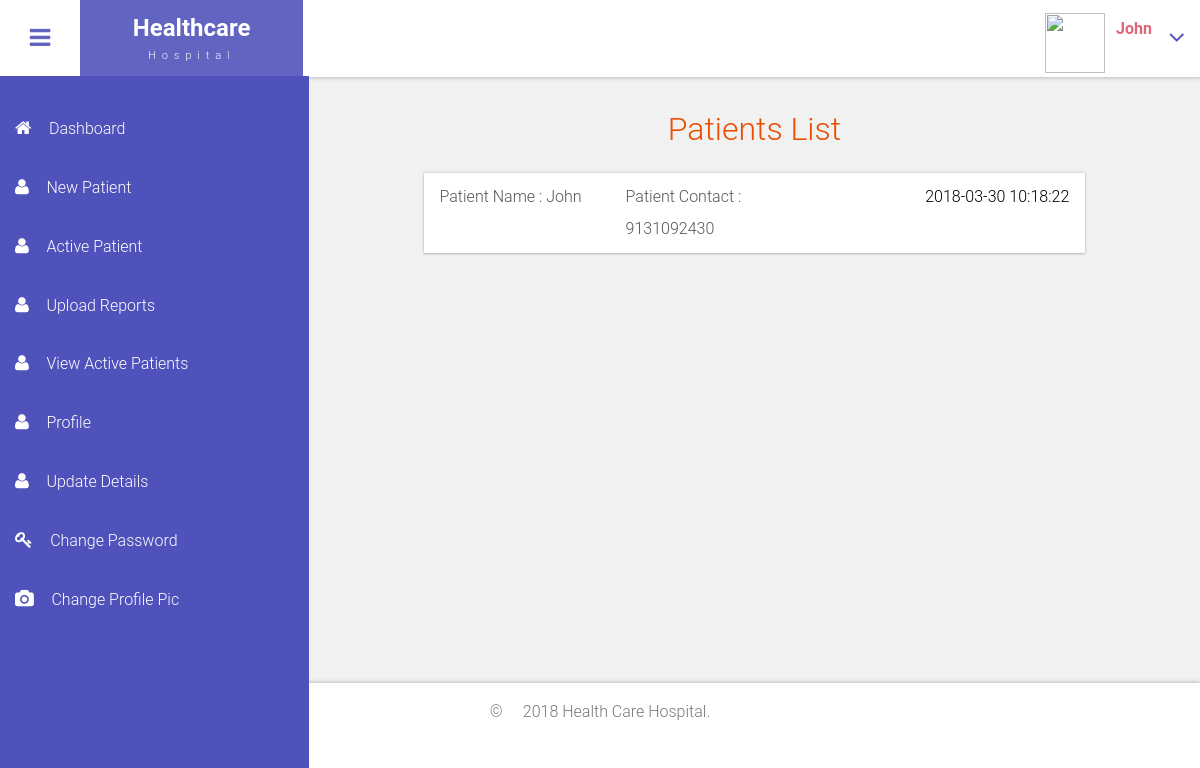
Screenshot of /doctor/view_active_patients.php (signed in) with the database file from the repository.
### tables this page shows
CREATE TABLE `patients` (
  `patientid` int(3) NOT NULL,
  `userid` int(3) NOT NULL,
  `doctorid` int(11) NOT NULL,
  `symptoms` varchar(200) NOT NULL,
  `medicine` text NOT NULL,
  `date` datetime NOT NULL,
  `amount` float NOT NULL
);

CREATE TABLE `user` (
  `userid` int(11) NOT NULL,
  `name` varchar(150) NOT NULL,
  `password` varchar(34) NOT NULL,
  `email` varchar(150) NOT NULL,
  `status` int(1) NOT NULL DEFAULT '1',
  `resetcode` varchar(34) NOT NULL
);

CREATE TABLE `patient_information` (
  `student_id` int(3) NOT NULL,
  `gender` varchar(6) NOT NULL,
  `date_of_birth` date NOT NULL,
  `contact_no` varchar(20) NOT NULL,
  `address` text NOT NULL,
  `description` text NOT NULL,
  `image` varchar(40) NOT NULL DEFAULT 'myuser.png',
  `last_login_date` datetime NOT NULL,
  `registration_date` date NOT NULL
);

### doctor/db/db_config.php (called while the page is built, shortened)
<?php
	$cid = mysqli_connect("localhost","root","","hospital");
	function select($query)
	{
		global $cid;
		$res = mysqli_query($cid,$query);
		return $res;
	}
?>

### doctor/view_active_patients.php (the view, shortened to what this page needs)
<!DOCTYPE HTML>
<html>
	<head>
		<?php include_once"head_files.php";?>
		<link href='css/rotating-card.css' rel='stylesheet' />
	</head>
	<body class="cbp-spmenu-push">
		<div class="main-content">
			<?php include_once"sidebar.php";?>
			<?php include_once"header.php";?>
			<div id="page-wrapper">
				<div class="main-page" style="min-height: 531px;">
					<h3 class="title1">Patients List</h3>
					<div class="inbox-page">
						<?php
							$query = "SELECT patients.*,user.*,patient_information.* FROM patients INNER JOIN user on patients.userid = user.userid left join patient_information on user.userid = patient_information.student_id where patients.doctorid='".$_SESSION['doctorid']."' group by patients.userid ";
							$res = select($query);
							if(mysqli_num_rows($res)>0)
							{
								$i=1;
								while($row = mysqli_fetch_array($res)){
									extract($row);
								?>
								<div class="inbox-row widget-shadow" id="accordion<?=$i?>" role="tablist" aria-multiselectable="true">
									<a role="button" data-toggle="collapse" data-parent="#accordion" href="#collapse<?=$i?>" aria-expanded="true" aria-controls="collapse<?=$i?>">
										<div class="mail mail-name"><h6>Patient Name : <?=$name?></h6></div>
										<div class="mail mail-name"><h6>Patient Contact : <?=$contact_no?></h6></div>
										<div class="mail-right"><p><?=$date?></p></div>
										<div class="clearfix"> </div>
									</a>
															<?php if(!empty($date_of_birth)){ ?>
																	<th scope="row">Date Of Birth</th> <td><?php echo date('d-m-Y', strtotime($date_of_birth));
																		$date = explode("-",$date_of_birth);
																	?></td>
															<?php } ?>
								</div>
								<?php
								$i++; }
							}
							else
							{ ?>
								<h4 class="text-center">No Active Patients Available </h4>
							<?php }
						?>
					</div>
				</div>
			</div>
			<?php include_once"footer.php";?>
		</div>
	</body>
</html>

### doctor/css/style.css (style rules this page uses)
h4, h5, h6, h1, h2, h3 { margin: 0; }
p { margin: 0; }
html, body { font-family: 'Roboto Condensed', sans-serif; font-size: 100%; overflow-x: hidden; background: #fff; }
body a { transition: 0.5s all ease; -webkit-transition: 0.5s all ease; -moz-transition: 0.5s all ease; -o-transition: 0.5s all ease; -ms-transition: 0.5s all ease; text-decoration:none; }
h1,h2,h3,h4,h5,h6 { margin:0; }
p { margin:0; }
.main-content { position: relative; }
.cbp-spmenu-push { overflow-x: hidden; position: relative; }
.cbp-spmenu, .cbp-spmenu-push { -webkit-transition: all 0.3s ease; -moz-transition: all 0.3s ease; transition: all 0.3s ease; }
.cbp-spmenu-push div#page-wrapper { margin: 0 0 0 19.3em; transition:.5s all; -webkit-transition:.5s all; -moz-transition:.5s all; }
.widget-shadow { background-color: #fff; box-shadow: 0 -1px 3px rgba(0,0,0,.12),0 1px 2px rgba(0,0,0,.24); -webkit-box-shadow: 0 -1px 3px rgba(0,0,0,.12),0 1px 2px rgba(0,0,0,.24); -moz-box-shadow: 0 -1px 3px rgba(0,0,0,.12),0 1px 2px rgba(0,0,0,.24); }
h3.title1 { text-align:center; font-size: 2em; color: #e94e02; margin-bottom: 0.8em; }
.inbox-page { width: 80%; margin: 0 auto; }
.inbox-row { padding: 0.5em 1em; }
.mail { float: left; margin-right: 1em; }
.mail.mail-name { width: 27%; }
.mail-right { float: right; margin-left: 1.5em; }
.inbox-page h6 { font-size: 1em; color: #555; }
.inbox-page p { font-size: 1em; color: #000; line-height: 2em; }
.inbox-page h6 { font-size: 1em; color: #555; line-height: 2em; }

### doctor/css/custom.css (style rules this page uses)
#page-wrapper { padding:7em 2em 2.5em; background-color: #F1F1F1; }

### rows the page displays
patients: userid.name "John", patient_information.contact_no "9131092430", date "2018-03-30 10:18:22"

### other values shown
$_SESSION['username'] "John"
